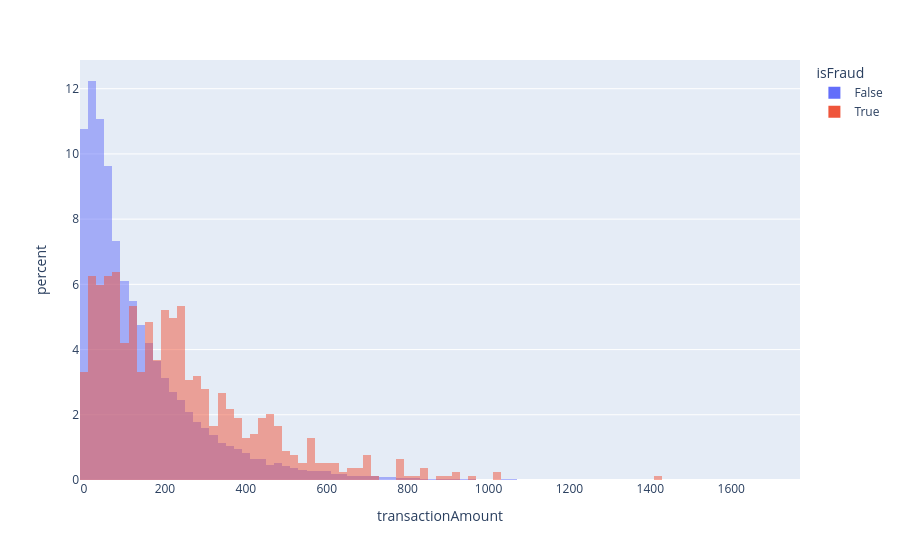

The notebook cell saved with this chart:
### Markdown cell above
## 1. Распределение сумм транзакций по фроду (лог-шкала)

### Code cell
df["transactionDateTime"] = pd.to_datetime(df["transactionDateTime"])

fig_amount = px.histogram(
    df.sample(50000, random_state=42),
    x="transactionAmount",
    color="isFraud",
    nbins=100,
    barmode="overlay",
    histnorm="percent",
)
fig_amount.show()

### Figure 1 — Plotly figure (JSON) as saved in the notebook; plotly's stock layout.template omitted (floating-point values rounded to 4 significant figures; data arrays with more than 128 entries replaced by an {"elided": "..."} marker saying what was removed)
{"data": [{"bingroup": "x", "histnorm": "percent", "hovertemplate": "isFraud=False<br>transactionAmount=%{x}<br>percent=%{y}<extra></extra>", "legendgroup": "False", "marker": {"color": "#636efa", "opacity": 0.5, "pattern": {"shape": ""}}, "name": "False", "nbinsx": 100, "orientation": "v", "showlegend": true, "type": "histogram", "x": {"elided": "49215 float values"}, "xaxis": "x", "yaxis": "y"}, {"bingroup": "x", "histnorm": "percent", "hovertemplate": "isFraud=True<br>transactionAmount=%{x}<br>percent=%{y}<extra></extra>", "legendgroup": "True", "marker": {"color": "#EF553B", "opacity": 0.5, "pattern": {"shape": ""}}, "name": "True", "nbinsx": 100, "orientation": "v", "showlegend": true, "type": "histogram", "x": {"elided": "785 float values"}, "xaxis": "x", "yaxis": "y"}], "layout": {"barmode": "overlay", "legend": {"title": {"text": "isFraud"}, "tracegroupgap": 0}, "margin": {"t": 60}, "xaxis": {"anchor": "y", "domain": [0, 1], "title": {"text": "transactionAmount"}}, "yaxis": {"anchor": "x", "domain": [0, 1], "title": {"text": "percent"}}}}
